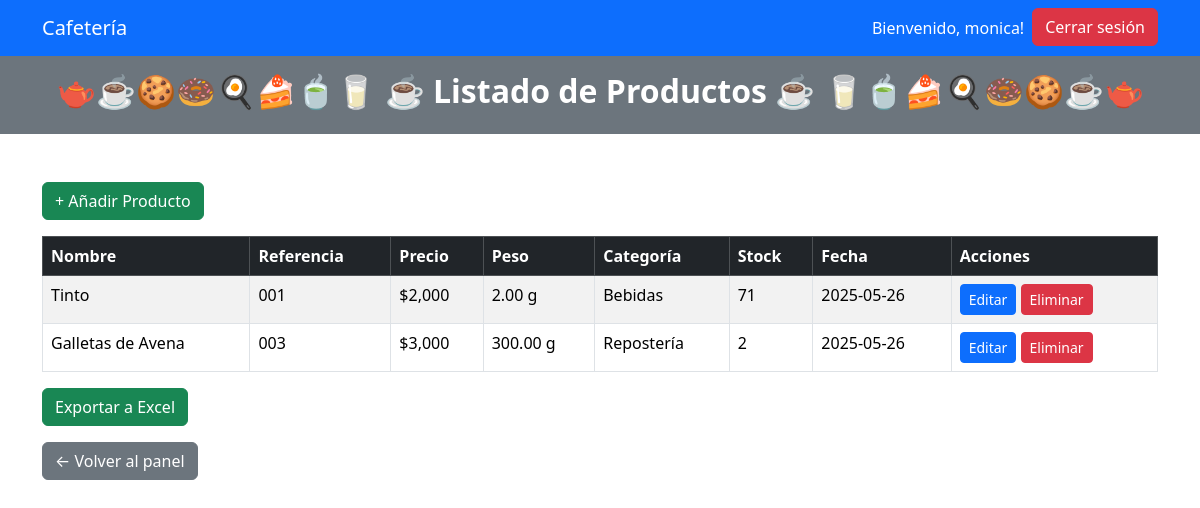
The app's page /productos/listar.php (signed in) with its own data.
### tables this page shows
CREATE TABLE `productos` (
  `id` int(11) NOT NULL,
  `nombre` varchar(100) NOT NULL,
  `referencia` varchar(50) NOT NULL,
  `precio` int(11) NOT NULL,
  `peso` decimal(10,2) NOT NULL,
  `categoria` varchar(50) NOT NULL,
  `stock` int(11) NOT NULL,
  `fecha_creacion` date NOT NULL
);

### productos/listar.php (the view, shortened to what this page needs)
<?php
require_once '../includes/auth.php';
require_once '../includes/header.php';
$stmt = $pdo->query("SELECT * FROM productos ORDER BY fecha_creacion DESC");
$productos = $stmt->fetchAll();
?>
<!DOCTYPE html>
<html lang="es">
<head>
    <link href="https://cdn.jsdelivr.net/npm/bootstrap@5.3.3/dist/css/bootstrap.min.css" rel="stylesheet">
</head>
<body>
    <div>
        <div class="bg-secondary text-white text-center py-3">
            <h2 class="fw-bold">🫖☕🍪🍩🍳🍰🍵🥛 ☕  Listado de Productos ☕ 🥛🍵🍰🍳🍩🍪☕🫖</h2>
        </div>
    </div>
<div class="container mt-5">
    <a href="crear.php" class="btn btn-success mb-3">+ Añadir Producto</a>
    <table class="table table-bordered table-striped">
        <thead class="table-dark">
            <tr>
                <th>Nombre</th>
                <th>Referencia</th>
                <th>Precio</th>
                <th>Peso</th>
                <th>Categoría</th>
                <th>Stock</th>
                <th>Fecha</th>
                <th>Acciones</th>
            </tr>
        </thead>
        <tbody>
            <?php foreach ($productos as $p): ?>
                <tr>
                    <td><?= htmlspecialchars($p['nombre']) ?></td>
                    <td><?= htmlspecialchars($p['referencia']) ?></td>
                    <td>$<?= number_format($p['precio']) ?></td>
                    <td><?= $p['peso'] ?> g</td>
                    <td><?= htmlspecialchars($p['categoria']) ?></td>
                    <td><?= $p['stock'] ?></td>
                    <td><?= $p['fecha_creacion'] ?></td>
                    <td>
                        <a href="editar.php?id=<?= $p['id'] ?>" class="btn btn-sm btn-primary">Editar</a>
                        <button onclick="confirmarEliminar(<?= $p['id'] ?>)" class="btn btn-sm btn-danger">Eliminar</button>
                    </td>
                </tr>
            <?php endforeach; ?>
        </tbody>
    </table>
    <div>
        <p><a href="../admin/exportar_inventario.php" class="btn btn-success">Exportar a Excel</a><p>
        <p><a href="../includes/dashboard_admin.php" class="btn btn-secondary">← Volver al panel</a></p>
    </div>
</div>
</body>
</html>

### records on screen
productos: nombre "Tinto", referencia "001", precio "2,000", peso "2.00", categoria "Bebidas", stock "71", fecha_creacion "2025-05-26"
productos: nombre "Galletas de Avena", referencia "003", precio "3,000", peso "300.00", categoria "Repostería", stock "2", fecha_creacion "2025-05-26"

### other values on screen
$_SESSION['usuario'] "monica"
